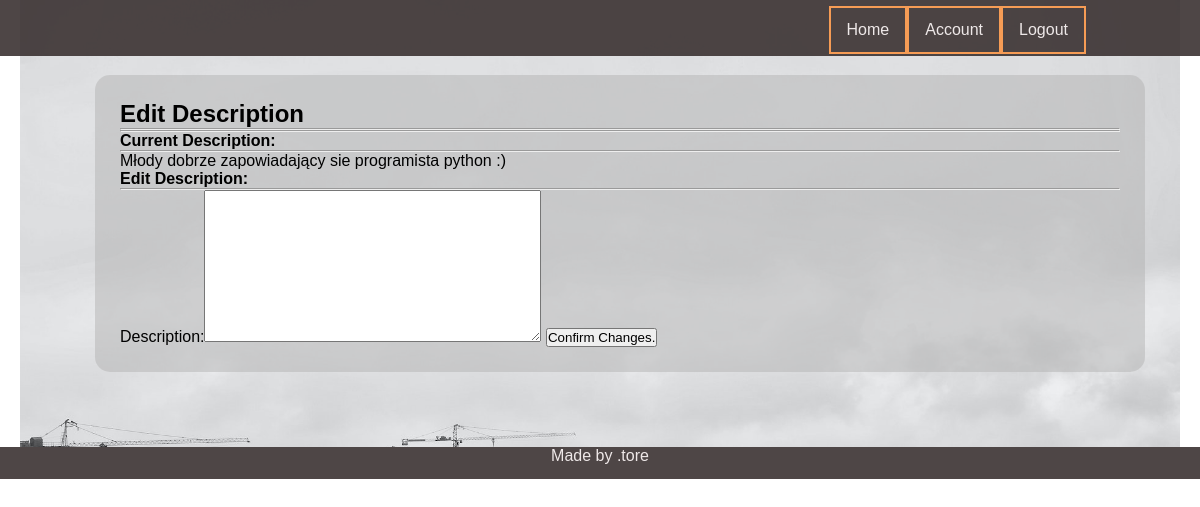
Before: /player/dottore/edit_description (signed in) with the older database file.
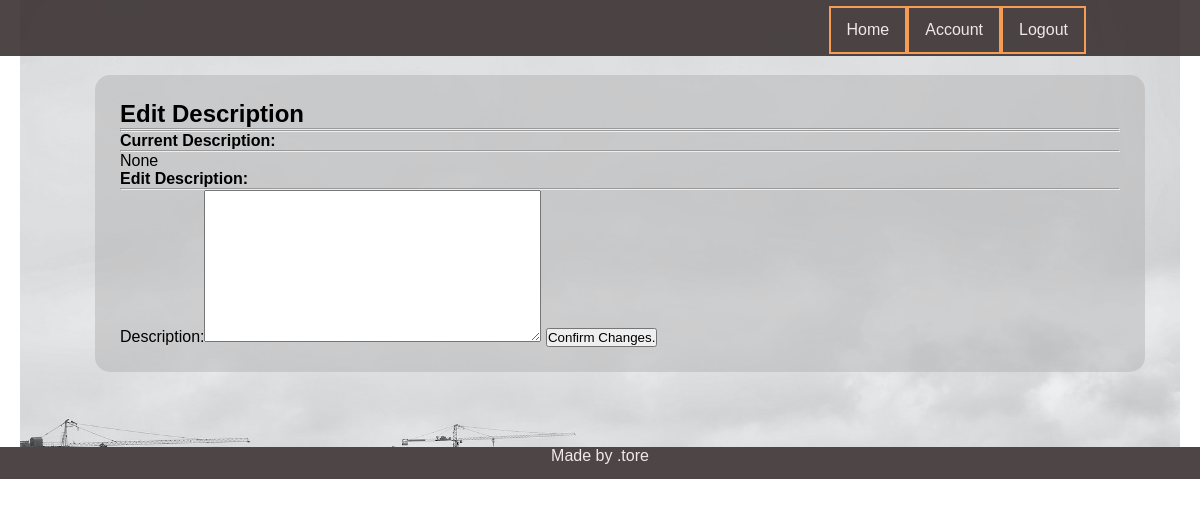
After: the same page with the newer database file.
### player/models.py (models this page shows, shortened)
class Player(models.Model):
    name = models.ForeignKey(User, on_delete=models.CASCADE, related_name='player_name')
    parent = models.CharField(max_length =10)
    nick = models.CharField(max_length=10)
    in_game = models.BooleanField(default=False)
    moved = models.BooleanField(default=False, null=True, blank=True)
    money = models.IntegerField(default=150)
    position = models.IntegerField(default=0, null=True, blank=True)
    properties = models.CharField(max_length=400, null=True, default="")
    description = models.TextField(max_length=300, null=True)

### player/views.py (the view)
# urls.py: path('<str:acc>/edit_description', edit_description, name = 'edit_description')
@login_required
def edit_description(request, acc):
    form = ChangeDescription
    usr = request.user
    player = Player.objects.get(parent=usr.username)
    desc = player.description
    args = {"form":form, "description":desc}
    return render (request, 'player/player_edit_description.html', args)

### templates/player/player_edit_description.html (shortened to what this page needs)
{% extends 'base.html' %}
{% block content %}
<h2> Edit Description</h2>
<hr>
<hr>
<div class = 'jumbotron'>
    <h4> Current Description:</h4>
    <hr>
<p>
    {{description}}
</p>
</div>
<div class = 'jumbotron'>
    <h4> Edit Description:</h4>
    <hr>
<form method = 'POST'>
    {{form}}
<button type = 'submit'>Confirm Changes.</button>
</form>
</div>
{% endblock %}

Changed rows visible on the page:
removed Player: description "Młody dobrze zapowiadający sie programista python :)"
Other visible differences:
{{ description }}: (not shown) → "None"
